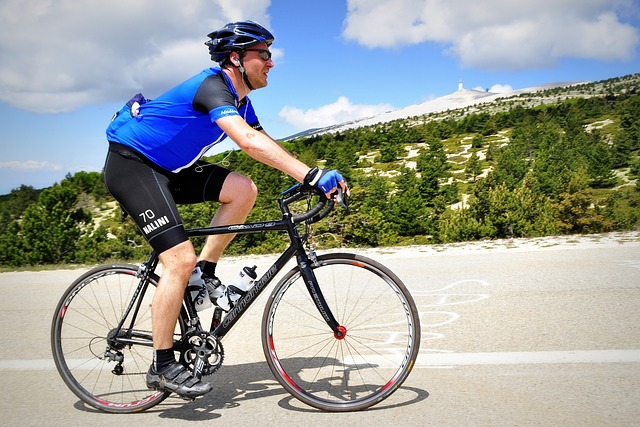
#> input picture data/chap05/cyclist-394274_640.jpg, 640 x 427 px, found by its file name
$ jupyter execute chap06.ipynb   (shell and % lines are left out)
#> lines starting #> are read from the running program, lines starting #| are printed output that depends on the picture
### src/cis.py
import cv2

# [6 lines left out: function mp4write, not called in this run]

import numpy as np
import plotly.graph_objects as go

# [31 lines left out: function stem3, not called in this run]

def mesh(z):
    data = [ go.Surface(z = z) ]
    fig = go.Figure(data = data)
    fig.update_layout(
        width=800, height=800,
        showlegend=False)
    return fig

### notebook/chap06.ipynb
<a href="https://colab.research.google.com/github/sp-au-mu-nl/PythonMedia/blob/main/notebook/chap06.ipynb" target="_parent"></a>

[cell 1]
import numpy as np
import matplotlib.pyplot as plt
from scipy import signal, ndimage
import cv2
import cis

[cell 2]
signal.convolve2d([[1,2],[3,4]],[[5,6],[7,8]])

[cell 3]
np.convolve([1,2],[5,6])

[cell 4]
np.convolve([3,4],[7,8])

[cell 5]
np.convolve([1,2],[7,8])+np.convolve([3,4],[5,6])

[cell 6]
G=np.uint8(180*np.ones((256,256)))
for k in np.arange(31,256,32):
  G[:,k-2:k]=50
  G[k-2:k,:]=50

fG=np.uint8(signal.convolve2d(np.double(G),np.ones((3,1))/3))
fG.shape

[cell 7]
fG=fG[1:-1,:]
fG.shape

[cell 8]
plt.subplot(121); plt.imshow(G,cmap='gray')
plt.subplot(122); plt.imshow(fG,cmap='gray')
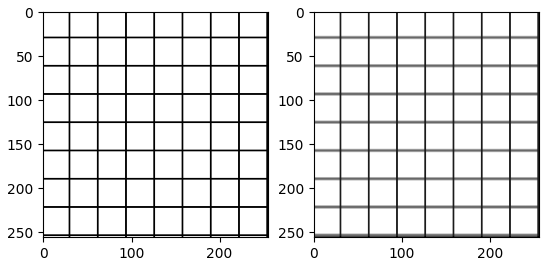
#> figure drawn by matplotlib, 2 panels

[cell 9]
signal.convolve2d(np.ones((1,3))/3,np.ones((3,1))/3)

[cell 10]
fG=ndimage.convolve(G,np.ones((3,3))/9)
plt.imshow(fG,cmap='gray')

[cell 11]
plt.imshow(ndimage.uniform_filter(fG,3),cmap='gray')

[cell 12]
N=np.random.poisson(0.01,G.shape)*np.random.standard_normal(G.shape)*80
NG=cv2.subtract(G,np.uint8(N))
plt.imshow(NG,cmap='gray')
fNG=ndimage.uniform_filter(NG,3)
plt.figure(); plt.imshow(fNG,cmap='gray')
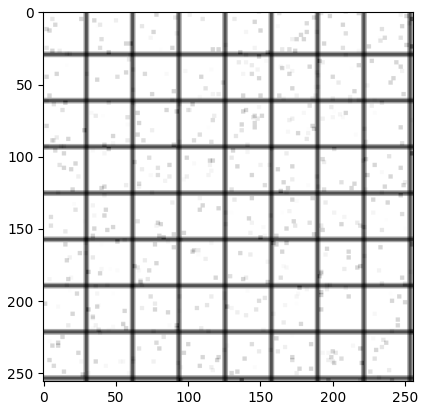
#> figure drawn by matplotlib, 1 panel

[cell 13]
# [9 lines of commented-out code are left out]

[cell 14]
G=cv2.imread('cyclist-394274_640.jpg',0)
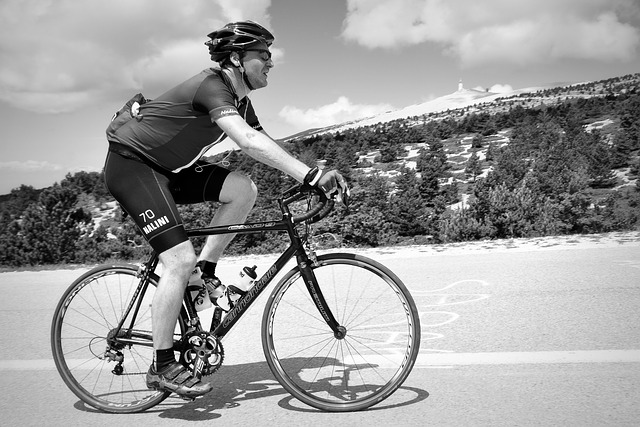
#> G: shape (427, 640); min 0, max 255, mean 155.1
cis.mesh(G)

[cell 15]
# [9 lines of commented-out code are left out]

[cell 16]
signal.convolve2d([[1],[2],[1]],[[1,0,-1]])

[cell 17]
fsx=signal.convolve2d([[1],[2],[1]],[[1,0,-1]])
gx=signal.fftconvolve(fsx,G)
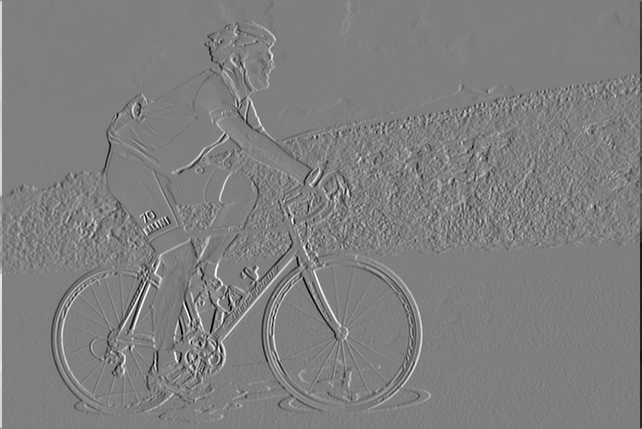
#> gx: shape (429, 642) float64; min -1014, max 1014, mean 0; drawn with min black and max white
fsy=fsx.T
gy=signal.fftconvolve(fsy,G)
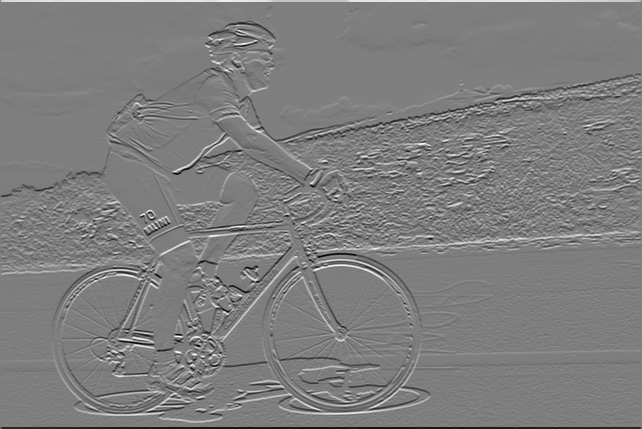
#> gy: shape (429, 642) float64; min -1000, max 1016, mean 0; drawn with min black and max white
gxy=np.hypot(gx,gy)
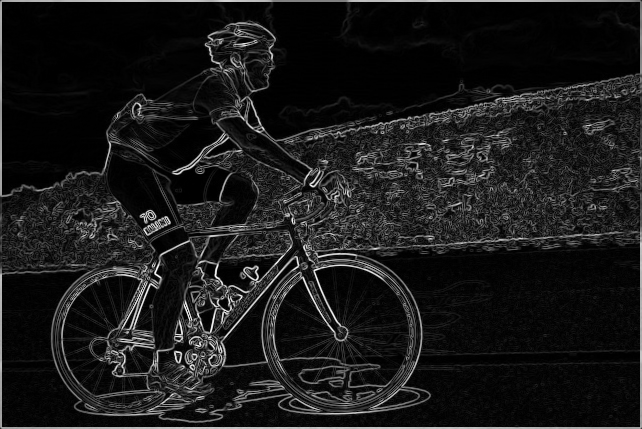
#> gxy: shape (429, 642) float64; min 0, max 1087.8, mean 112.7; drawn with min black and max white
plt.imshow(gxy,cmap='gray')

[cell 18]
G=cv2.imread('rose.jpeg',0)
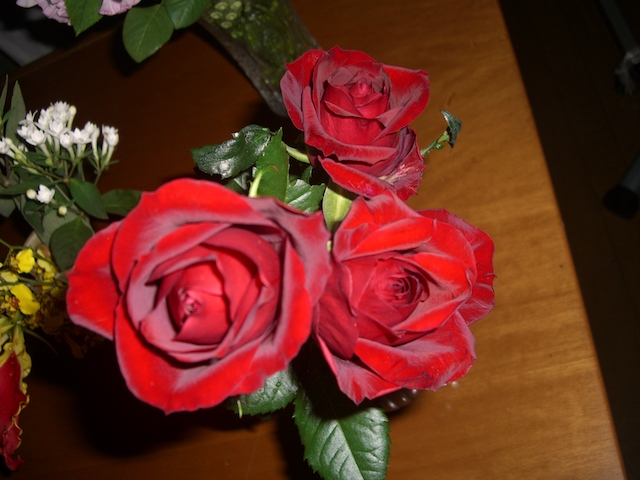
#> input picture data/chap06/rose.jpeg, 640 x 480 px, found by its file name
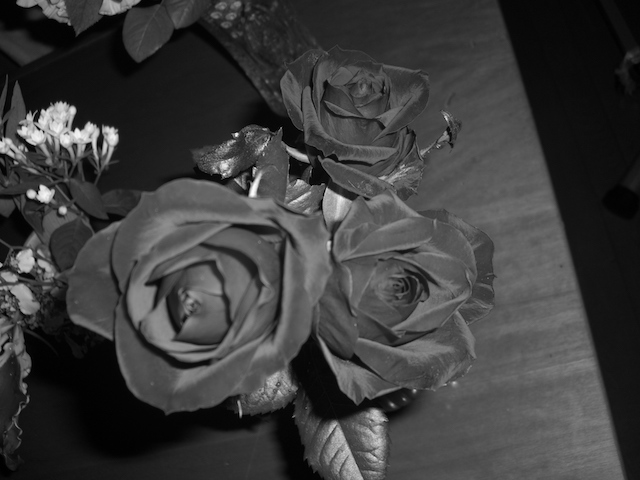
#> G: shape (480, 640); min 0, max 255, mean 60.8
y=G[300,:]
#> y = 640 values, max 166 at index 190, min 10 at index 58, mean 79.99
y1=signal.lfilter([1,0,-1],1,np.double(y))
#> y1 = 640 values, max 89 at index 20, min -80 at index 166, mean 0.0531
y2=signal.lfilter([1,-2,1],1,np.double(y))
#> y2 = 640 values, max 59 at index 19, min -49 at index 14, mean 0
r=np.arange(200,300)
plt.subplot(311); plt.plot(r,y[r])
plt.plot(r,np.double(y[r]-y2[r]),':')
plt.subplot(312); plt.plot(r,y1[r])
plt.subplot(313); plt.plot(r,y2[r])
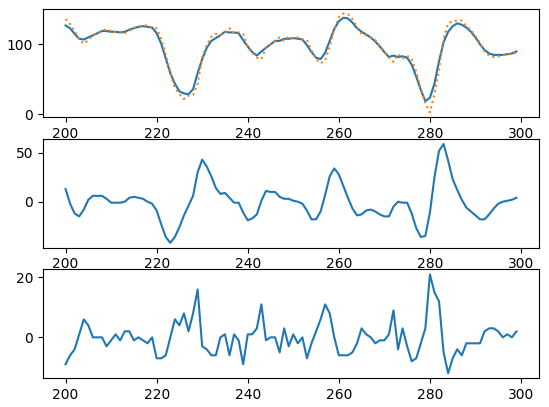
#> figure drawn by matplotlib, 3 panels; panel 1: curve peaks at x = 261, y = 138; panel 1: curve peaks at x = 261, y = 144; panel 2: curve peaks at x = 283, y = 59; panel 3: curve peaks at x = 280, y = 21

[cell 19]
plt.imshow(signal.medfilt2d(NG,3),cmap='gray')
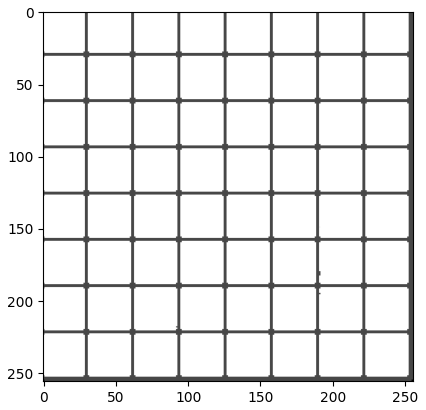
#> figure drawn by matplotlib, 1 panel
